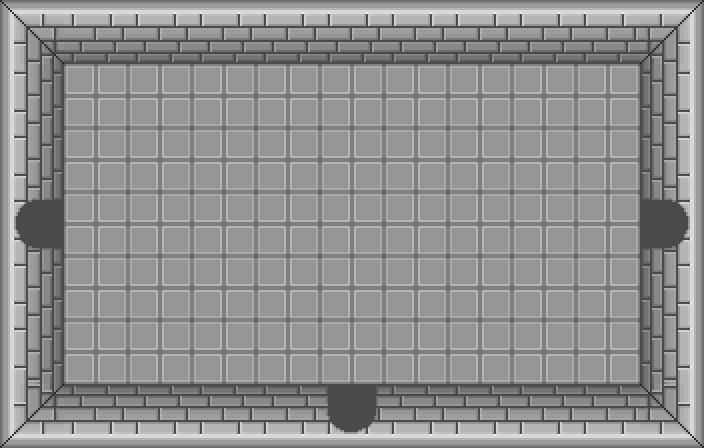

Tiled map render using the project's own tile images. Description and the whole map definition, tile-layer contents included, below:
An orthogonal 11x7 tile map with 64x64 px tiles, 2 tile layers (Ground, Walls) and 10 objects (7x wall, left, bottom, right).

<map version="1.2" tiledversion="1.2.5" orientation="orthogonal" renderorder="left-down" width="11" height="7" tilewidth="64" tileheight="64" infinite="0" nextlayerid="6" nextobjectid="22">
 <tileset firstgid="1" name="silverTileset" tilewidth="64" tileheight="64" tilecount="16" columns="4">
  <image source="silverTileset.png" width="256" height="256" />
 </tileset>
 <layer id="5" name="Ground" width="11" height="7">
  <data encoding="csv">
0,0,0,0,0,0,0,0,0,0,0,
0,8,8,8,8,8,8,8,8,8,0,
0,8,8,8,8,8,8,8,8,8,0,
0,8,8,8,8,8,8,8,8,8,0,
0,8,8,8,8,8,8,8,8,8,0,
0,8,8,8,8,8,8,8,8,8,0,
0,0,0,0,0,0,0,0,0,0,0
</data>
 </layer>
 <layer id="4" name="Walls" width="11" height="7">
  <data encoding="csv">
2,1,1,1,1,1,1,1,1,1,10,
13,0,0,0,0,0,0,0,0,0,9,
13,0,0,0,0,0,0,0,0,0,9,
15,0,0,0,0,0,0,0,0,0,11,
13,0,0,0,0,0,0,0,0,0,9,
13,0,0,0,0,0,0,0,0,0,9,
6,5,5,5,5,7,5,5,5,5,14
</data>
 </layer>
 <objectgroup id="3" name="Obstacles">
  <object id="1" name="wall" x="0.666667" y="0.666667" width="639.333" height="63.3333" />
  <object id="2" name="wall" x="0" y="64" width="64" height="128" />
  <object id="9" name="wall" x="0" y="256" width="64" height="192" />
  <object id="10" name="wall" x="64" y="384" width="256" height="64" />
  <object id="11" name="wall" x="384" y="384" width="256" height="64" />
  <object id="12" name="wall" x="640" y="256" width="64" height="192" />
  <object id="13" name="wall" x="640" y="0" width="64" height="192" />
  <object id="19" name="door" type="left" x="0" y="192" width="64" height="64" />
  <object id="20" name="door" type="bottom" x="320" y="384" width="64" height="64" />
  <object id="21" name="door" type="right" x="640" y="192" width="64" height="64" />
 </objectgroup>
</map>